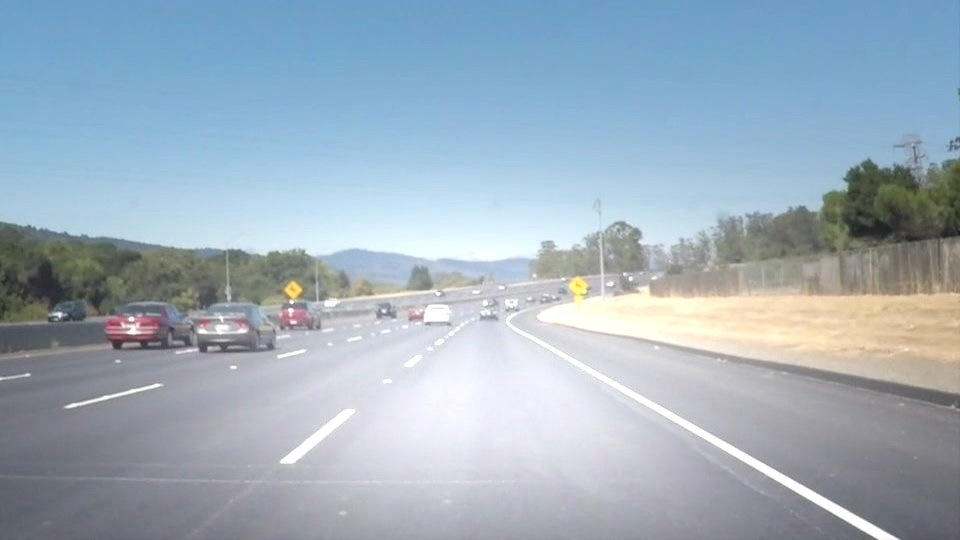
#> input picture LAB/Lab_5/leaderboard/frames/hard_img_solidWhiteCurve_glare.jpg, 960 x 540 px, given in place of ball.mp4, which was not available
$ python p3_color_tracker.py
#> lines starting #> are read from the running program, lines starting #| are printed output that depends on the picture; after the words box and inside, x2 and y2 are one past the last pixel; in counts of white or black regions, pixels touching at a corner belong together; pictures that were not available may be replaced by others from this repository, and a replacement may not be noted
### LAB/opencv-lab-instructor/opencv-lab/labutils.py
"""
labutils.py - small helpers shared by every exercise in the OpenCV lab.

You do not need to edit this file. It gives you:
    data(name)        full path of a file in the data/ folder
    out(name)         full path of a file in the output/ folder
    show(title, img)  cv2.imshow + cv2.waitKey in one call (returns the key)
    open_source(src)  open a webcam ("0") or a video file, with a safe fallback
    grid(images)      put several images side by side, with labels
    frame_limit(n)    lets the automatic tests stop long video loops

Headless mode: if the environment variable LAB_HEADLESS=1 is set, show()
saves images into output/ instead of opening windows. This is useful on
computers without a display (servers, some cloud notebooks).
"""
import os
from pathlib import Path

import cv2
import numpy as np

ROOT = Path(__file__).resolve().parent
DATA = ROOT / "data"
OUT = ROOT / "output"
OUT.mkdir(exist_ok=True)

HEADLESS = os.environ.get("LAB_HEADLESS") == "1"
MAX_FRAMES = int(os.environ.get("LAB_MAX_FRAMES", "0"))
FONT = cv2.FONT_HERSHEY_SIMPLEX


# [6 lines left out: function data, not called in this run]


def out(name):
    """Return the full path of a file in the output/ folder."""
    return str(OUT / name)


def _safe(title):
    return "".join(ch if ch.isalnum() else "_" for ch in title).strip("_")


def show(title, img, wait=0):
    """Show an image and wait. wait=0 waits for a key; wait=1 is for video loops.

    Returns the key that was pressed (or -1 / 255 when nothing was pressed).
    """
    if HEADLESS:
        cv2.imwrite(out(f"{_safe(title)}.png"), img)
        return -1
    cv2.imshow(title, img)
    return cv2.waitKey(wait) & 0xFF


def close():
    """Close every OpenCV window."""
    if not HEADLESS:
        cv2.destroyAllWindows()


def open_source(src="0", fallback="traffic.mp4"):
    """Open a camera index ("0", "1", ...) or a video file.

    If the camera cannot be opened (no webcam, permission denied, headless
    mode) the sample video data/<fallback> is used instead, so every
    exercise still works on any computer.
    """
    src = str(src)
    if src.isdigit() and not HEADLESS:
        cap = cv2.VideoCapture(int(src))
        if cap.isOpened():
            print(f"Opened camera {src}")
            return cap
        print(f"Camera {src} could not be opened, using data/{fallback} instead")
        src = data(fallback)
    elif src.isdigit():
        src = data(fallback)
    cap = cv2.VideoCapture(src)
    if not cap.isOpened():
        raise IOError(f"Could not open video source: {src}")
    print(f"Opened video file {src}")
    return cap


def delay_for(cap):
    """waitKey delay (ms) that plays a video file at its real speed; 1 ms for cameras."""
    fps = cap.get(cv2.CAP_PROP_FPS)
    frames = cap.get(cv2.CAP_PROP_FRAME_COUNT)
    if frames and frames > 0 and fps and fps > 0:
        return max(1, int(1000 / fps))
    return 1


def frame_limit(n):
    """True when an automatic test asked the loop to stop after LAB_MAX_FRAMES frames."""
    return MAX_FRAMES > 0 and n >= MAX_FRAMES


def to_bgr(img):
    """Make any image 3-channel BGR so it can be shown next to colour images."""
    if img.ndim == 2:
        return cv2.cvtColor(img, cv2.COLOR_GRAY2BGR)
    return img


def grid(images, labels=None, cols=None, scale=1.0):
    """Place images in a grid (all resized to the first image's size) with labels."""
    cols = cols or len(images)
    h, w = images[0].shape[:2]
    h, w = int(h * scale), int(w * scale)
    tiles = []
    for i, img in enumerate(images):
        tile = cv2.resize(to_bgr(img), (w, h))
        if labels:
            cv2.rectangle(tile, (0, 0), (w, 30), (0, 0, 0), -1)
            cv2.putText(tile, labels[i], (8, 21), FONT, 0.6, (255, 255, 255), 1, cv2.LINE_AA)
        tiles.append(tile)
    while len(tiles) % cols:
        tiles.append(np.zeros_like(tiles[0]))
    rows = [np.hstack(tiles[r:r + cols]) for r in range(0, len(tiles), cols)]
    return np.vstack(rows)

### LAB/opencv-lab-instructor/opencv-lab/solutions/projects/p3_color_tracker.py
"""
Project 3 - Colour tracker                               (blocks 02, 03, 05, 06, 07, 08)

Track a coloured ball live: box it, mark its centre, draw its trail, and
print how far it is from the image centre (the "steering error" a drone
controller would use).
Run:   python projects/p3_color_tracker.py                         (data/ball.mp4)
       python projects/p3_color_tracker.py --source 0              (webcam)
       python projects/p3_color_tracker.py --lower 5 120 80 --upper 20 255 255   (an orange ball)
Tip:   find your ball's range with  python tools/hsv_tuner.py --source 0

Done when: the box and trail follow the green ball and ignore the red, blue
           and yellow objects.
"""
import argparse
import sys
from collections import deque
from pathlib import Path

sys.path.insert(0, str(next(p for p in Path(__file__).resolve().parents if (p / "labutils.py").exists())))
import cv2
import numpy as np
from labutils import FONT, ROOT, close, delay_for, frame_limit, grid, open_source, out, show

ap = argparse.ArgumentParser()
ap.add_argument("--source", default="data/ball.mp4")
ap.add_argument("--lower", type=int, nargs=3, default=[40, 80, 50], help="H S V lower bound")
ap.add_argument("--upper", type=int, nargs=3, default=[80, 255, 255], help="H S V upper bound")
ap.add_argument("--min-area", type=int, default=300)
args = ap.parse_args()
src = args.source
if not src.isdigit() and not Path(src).exists():
    src = str(ROOT / src)

cap = open_source(src, fallback="ball.mp4")
trail = deque(maxlen=64)
kernel = np.ones((5, 5), np.uint8)
wait, n = delay_for(cap), 0


def find_ball(frame):
    """Return (cx, cy, x, y, w, h) of the biggest blob in the colour range, and the mask."""
    hsv = cv2.cvtColor(frame, cv2.COLOR_BGR2HSV)
    mask = cv2.inRange(hsv, tuple(args.lower), tuple(args.upper))
    mask = cv2.morphologyEx(mask, cv2.MORPH_OPEN, kernel)
    contours, _ = cv2.findContours(mask, cv2.RETR_EXTERNAL, cv2.CHAIN_APPROX_SIMPLE)
    if not contours:
        return None, mask
    c = max(contours, key=cv2.contourArea)
    if cv2.contourArea(c) < args.min_area:
        return None, mask
    M = cv2.moments(c)
    cx, cy = int(M["m10"] / M["m00"]), int(M["m01"] / M["m00"])
    return (cx, cy, *cv2.boundingRect(c)), mask


while True:
    ok, frame = cap.read()
#> frame is the input picture: shape (540, 960, 3); mean B, G, R 188.7, 175.2, 158.9
    if not ok:
        break
    h_img, w_img = frame.shape[:2]
#> h_img = 540; w_img = 960
    found, mask = find_ball(frame)
#> in find_ball, `hsv = cv2.cvtColor(frame, cv2.COLOR_BGR2HSV)`: hsv: shape (540, 960, 3); mean H, S, V 97.5, 47.9, 192.7
#> in find_ball, `mask = cv2.inRange(hsv, tuple(args.lower), tuple(args.upper))`:
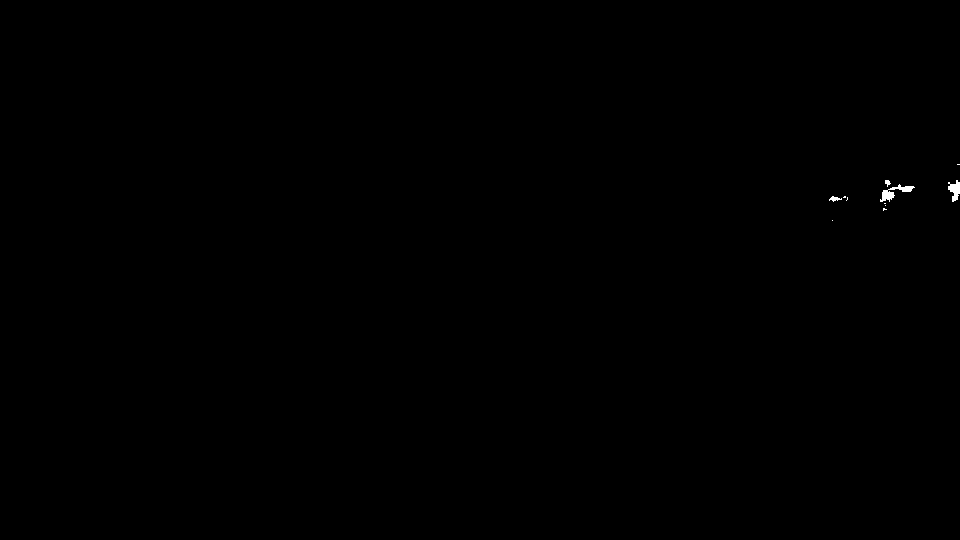
#> mask: shape (540, 960); 0.09% white; 11 white regions (7 under 20 px), largest, box (x1, y1, x2, y2) and area: (880, 184, 915, 202) 215, (948, 180, 960, 202) 156, (829, 196, 842, 202) 40, (885, 180, 891, 187) 25
#> in find_ball, `mask = cv2.morphologyEx(mask, cv2.MORPH_OPEN, kernel)`: mask: shape (540, 960); 0.05% white; 3 white regions
#> in find_ball, `contours, _ = cv2.findContours(mask, cv2.RETR_EXTERNAL, cv2.CHAIN_APPR..`: contours = 3 contours; box (x1, y1, x2, y2) and area: (950, 182, 960, 194) 82, (882, 190, 894, 199) 74, (902, 186, 912, 192) 42
#> in find_ball, `c = max(contours, key=cv2.contourArea)`: c = contour of 9 points, box (x1, y1, x2, y2) (950, 182, 960, 194), area 82
    if found:
        cx, cy, x, y, w, h = found
        trail.appendleft((cx, cy))
        cv2.rectangle(frame, (x, y), (x + w, y + h), (0, 0, 255), 2)
        cv2.circle(frame, (cx, cy), 5, (255, 255, 255), -1)
        dx, dy = cx - w_img // 2, cy - h_img // 2
        cv2.line(frame, (w_img // 2, h_img // 2), (cx, cy), (0, 255, 255), 1)
        cv2.putText(frame, f"error dx={dx:+d} dy={dy:+d}", (10, 30), FONT, 0.7, (0, 255, 255), 2)
    else:
        trail.appendleft(None)
    for i in range(1, len(trail)):                         # fading trail
        if trail[i - 1] is None or trail[i] is None:
            continue
        cv2.line(frame, trail[i - 1], trail[i], (0, 255, 0), max(1, 6 - i // 12))
    cv2.drawMarker(frame, (w_img // 2, h_img // 2), (200, 200, 200), cv2.MARKER_CROSS, 20, 1)
#> frame: shape (540, 960, 3); 0.01% of pixels changed, all inside (x1, y1, x2, y2) = (470, 260, 491, 281)
    panel = grid([frame, mask], ["tracker", "mask"])
#> in grid, `cols = cols or len(images)`: cols = 2
#> the loop in grid, `for i, img in enumerate(images):` made 2 passes
#> after the loop in grid, `for i, img in enumerate(images):`:
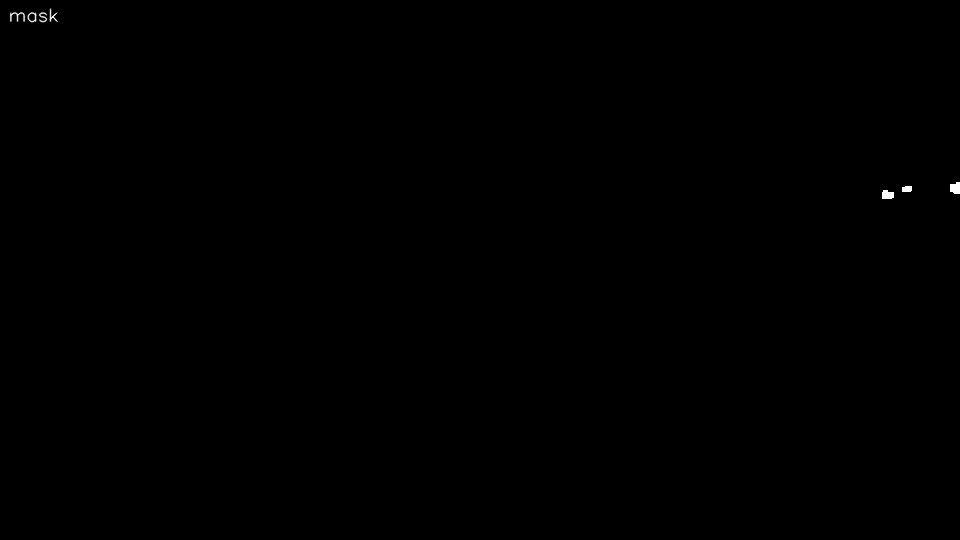
#> tile: shape (540, 960, 3); min 0, max 255, mean 0.2
#> after the loop in grid, `for i, img in enumerate(images):`: tiles = 2 items
#> in grid, `rows = [np.hstack(tiles[r:r + cols]) for r in range(0, len(tiles), col..`: rows = 1 item
#> in grid, `return np.vstack(rows)`:
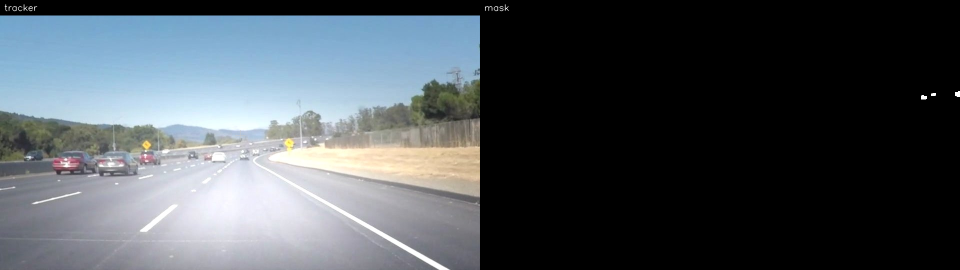
#> returned value: shape (540, 1920, 3) (shown at 1/2 size); mean of channels 0, 1, 2 88.8, 83.1, 76.4; drawn as B, G, R
    n += 1
    if show("Colour tracker (q = quit)", panel, wait) == ord("q") or frame_limit(n):
#> (key q is pressed here)
        break
cv2.imwrite(out("tracker_last.png"), panel)
cap.release()
close()
